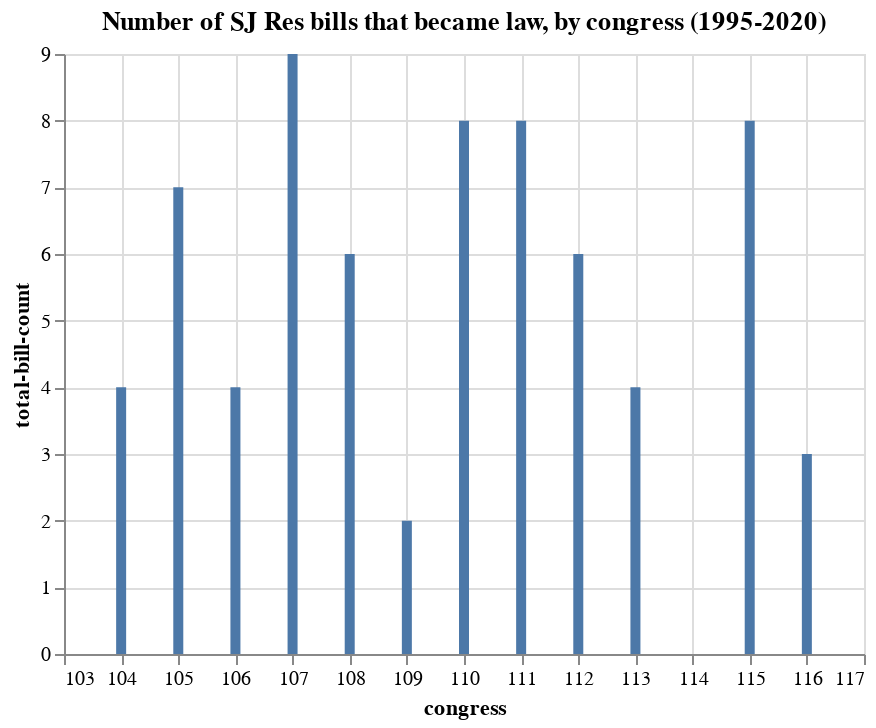

Here is the notebook cell this chart was saved with:
### Markdown cell above
### Visualizing the total SJ Res bill counts by congress dataframe with Altair

### Code cell
alt.Chart(totals_by_congress).mark_bar().encode(
    x='congress',
    y='total-bill-count'
).properties(
    title='Number of SJ Res bills that became law, by congress (1995-2020)'
)

### Figure 1 — Vega-Lite specification as saved in the notebook (floating-point values rounded to 4 significant figures)
{"config": {"view": {"continuousWidth": 400, "continuousHeight": 300}}, "data": {"name": "data-0d699727ee6ecff359bc4a5aaa643a4f"}, "mark": "bar", "encoding": {"x": {"type": "quantitative", "field": "congress"}, "y": {"type": "quantitative", "field": "total-bill-count"}}, "title": "Number of SJ Res bills that became law, by congress (1995-2020)", "$schema": "https://vega.github.io/schema/vega-lite/v4.8.1.json", "datasets": {"data-0d699727ee6ecff359bc4a5aaa643a4f": [{"congress": 104, "total-bill-count": 4}, {"congress": 105, "total-bill-count": 7}, {"congress": 106, "total-bill-count": 4}, {"congress": 107, "total-bill-count": 9}, {"congress": 108, "total-bill-count": 6}, {"congress": 109, "total-bill-count": 2}, {"congress": 110, "total-bill-count": 8}, {"congress": 111, "total-bill-count": 8}, {"congress": 112, "total-bill-count": 6}, {"congress": 113, "total-bill-count": 4}, {"congress": 114, "total-bill-count": 0}, {"congress": 115, "total-bill-count": 8}, {"congress": 116, "total-bill-count": 3}]}}
